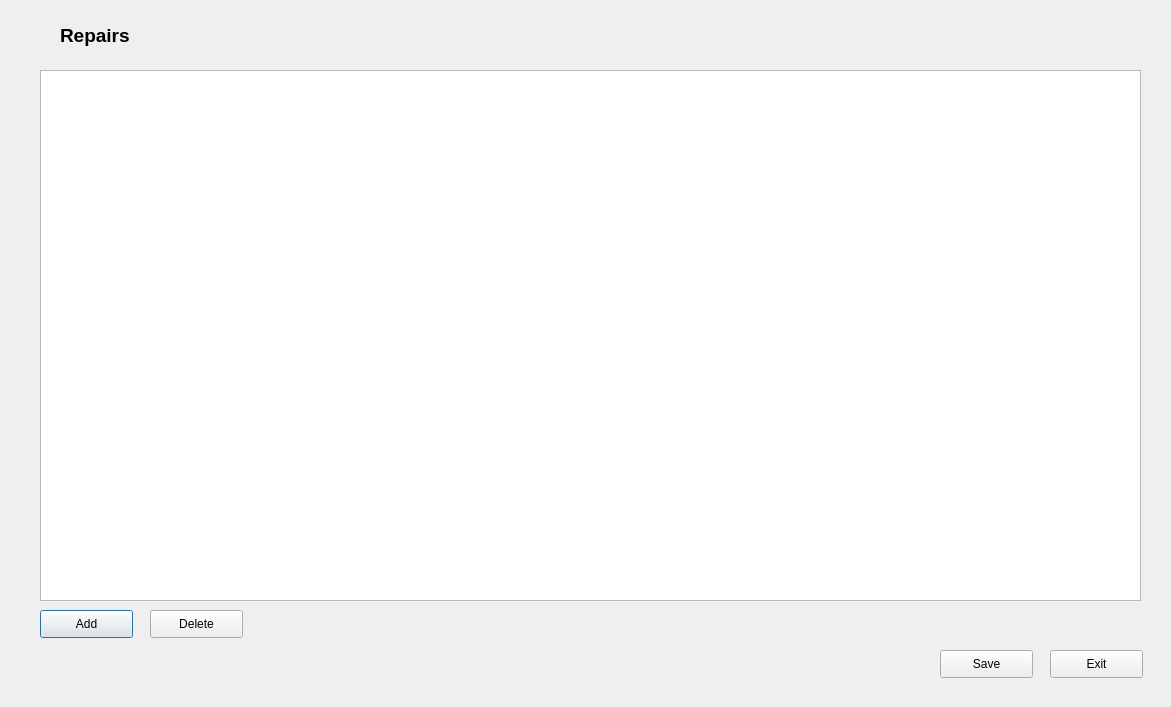
<?xml version="1.0" encoding="UTF-8"?>
<ui version="4.0">
 <class>Dialog</class>
 <widget class="QDialog" name="Dialog">
  <property name="geometry">
   <rect>
    <x>0</x>
    <y>0</y>
    <width>1171</width>
    <height>707</height>
   </rect>
  </property>
  <property name="windowTitle">
   <string>Dialog</string>
  </property>
  <widget class="QTableView" name="view">
   <property name="geometry">
    <rect>
     <x>40</x>
     <y>70</y>
     <width>1101</width>
     <height>531</height>
    </rect>
   </property>
   <property name="alternatingRowColors">
    <bool>true</bool>
   </property>
   <property name="selectionBehavior">
    <enum>QAbstractItemView::SelectRows</enum>
   </property>
  </widget>
  <widget class="QLabel" name="label">
   <property name="geometry">
    <rect>
     <x>60</x>
     <y>20</y>
     <width>241</width>
     <height>31</height>
    </rect>
   </property>
   <property name="font">
    <font>
     <pointsize>14</pointsize>
     <weight>75</weight>
     <bold>true</bold>
    </font>
   </property>
   <property name="text">
    <string>Repairs</string>
   </property>
  </widget>
  <widget class="QPushButton" name="add">
   <property name="geometry">
    <rect>
     <x>40</x>
     <y>610</y>
     <width>93</width>
     <height>28</height>
    </rect>
   </property>
   <property name="text">
    <string>Add</string>
   </property>
  </widget>
  <widget class="QPushButton" name="remove">
   <property name="geometry">
    <rect>
     <x>150</x>
     <y>610</y>
     <width>93</width>
     <height>28</height>
    </rect>
   </property>
   <property name="text">
    <string>Delete</string>
   </property>
  </widget>
  <widget class="QPushButton" name="exit">
   <property name="geometry">
    <rect>
     <x>1050</x>
     <y>650</y>
     <width>93</width>
     <height>28</height>
    </rect>
   </property>
   <property name="text">
    <string>Exit</string>
   </property>
  </widget>
  <widget class="QPushButton" name="save">
   <property name="geometry">
    <rect>
     <x>940</x>
     <y>650</y>
     <width>93</width>
     <height>28</height>
    </rect>
   </property>
   <property name="text">
    <string>Save</string>
   </property>
  </widget>
 </widget>
 <resources/>
 <connections/>
</ui>
